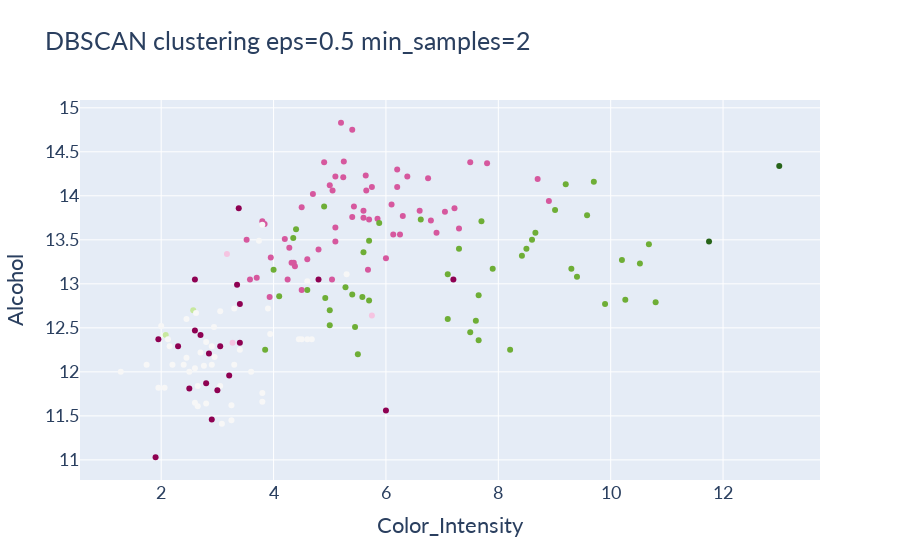

Write notebook code for a chart like this one.
### Code cell
plot_2D_cluster(data=df, agg=dbscan_agg, 
			x_label='Color_Intensity', y_label='Alcohol', 
			title=f'DBSCAN clustering eps={dbscan_agg.eps} min_samples={dbscan_agg.min_samples}')

### Figure 1 — Plotly figure (JSON) as saved in the notebook; plotly's stock layout.template omitted (floating-point values rounded to 4 significant figures; data arrays with more than 128 entries replaced by an {"elided": "..."} marker saying what was removed)
{"data": [{"marker": {"color": {"elided": "178 int values"}}, "mode": "markers", "text": {"elided": "178 int values"}, "type": "scatter", "x": {"elided": "178 float values"}, "y": {"elided": "178 float values"}}], "layout": {"font": {"family": "Lato, sans-serif", "size": 18}, "title": {"text": "DBSCAN clustering eps=0.5 min_samples=2"}, "xaxis": {"title": {"text": "Color_Intensity"}}, "yaxis": {"title": {"text": "Alcohol"}}}}
